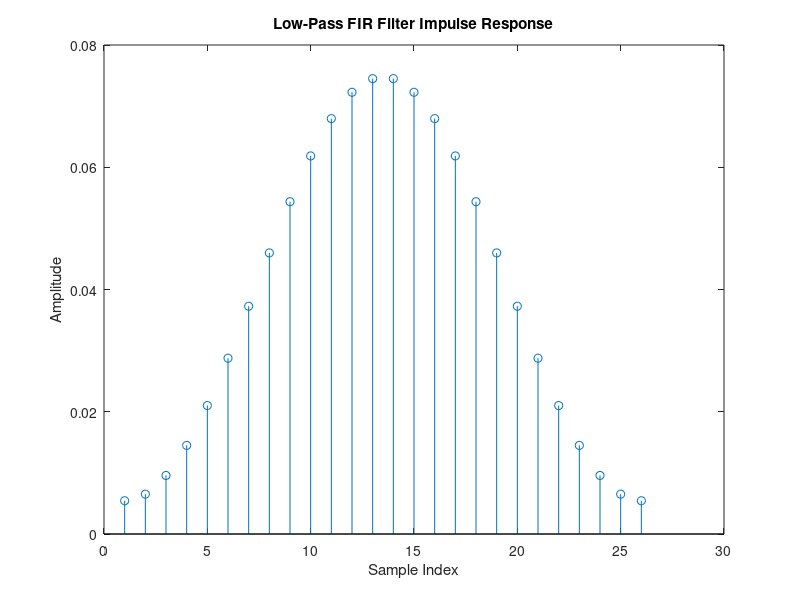

Recreate this plot in MATLAB.
%%%%%%%%%%%%%%%%%%%%%%%%%%%%%%%%%%%%%%%%%%%%%%%%%%%%%%%%%%%%%%%%%%%%%%%%%%%
% Low-Pass FIR Filter for Accelerometer / Gyroscope Data
%
% Designs a low-pass FIR filter using a Hamming window to suppress
% high-frequency noise while preserving low-frequency motion signals.
%
% Filter Specs:  fs = 1000 Hz  |  fc = 10 Hz  |  Order: 25  |  Window: Hamming
%
% Output:  accelGyro_firKernel.txt
%
% Author: Mohamed GALY
% Date: 2026
%%%%%%%%%%%%%%%%%%%%%%%%%%%%%%%%%%%%%%%%%%%%%%%%%%%%%%%%%%%%%%%%%%%%%%%%%%%

fs = 1000;  % Sampling frequency in Hz
fc = 10;    % Cutoff frequency in Hz
N = 25;     % Filter order (number of taps)

% Design a Low-Pass FIR filter using a Hamming window
h = fir1(N, fc/(fs/2), 'low', hamming(N+1));

% Plot Impulse Response
figure;
stem(h);
title('Low-Pass FIR Filter Impulse Response');
xlabel('Sample Index');
ylabel('Amplitude');

% Plot Frequency Response
%fvtool(h, 'Fs', fs);

% Save filter kernel (fc = 10 Hz) to CSV
csvwrite('accelGyro_firKernel.txt', h);
